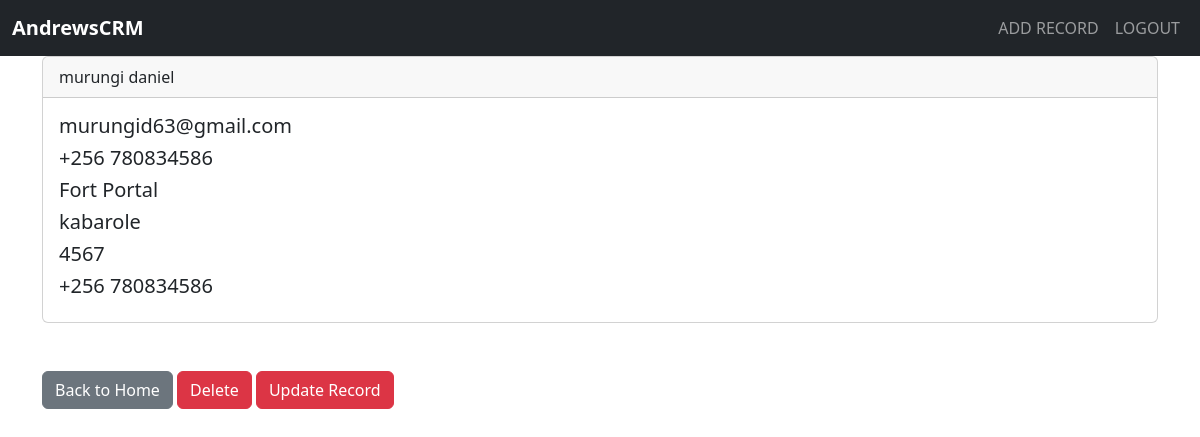
The page /record/1 (signed in) on the database its author committed.
### website/models.py (models this page shows, shortened)
class Record(models.Model):
    created_at = models.DateTimeField(auto_now_add=True)
    first_name = models.CharField(max_length=50)
    last_name = models.CharField(max_length=50)
    email = models.EmailField(max_length=50, default="andrewscrm@gmail.com")
    phone = models.CharField(max_length=50, default="+256 7*********")
    city = models.CharField(max_length=50)
    state = models.CharField(max_length=50)
    zipcode = models.CharField(max_length=20)

### website/views.py (the view)
# urls.py: path("record/<int:pk>",views.customer_record,name="record"),
def  customer_record(request,pk):
    if request.user.is_authenticated:
        customer_record = Record.objects.get(id=pk)
        return render(request,'record.html',{'customer_record':customer_record})
    else:
        messages.success(request,"You must be logged in to view that page")
        return redirect('home')

### website/templates/record.html
{% extends 'base.html' %}
{% block content%}
<div class="card">
  <div class="card-header">
    {{ customer_record.first_name }}
    {{ customer_record.last_name }}
  </div>
  <div class="card-body">
    <h5 class="card-title">
                {{ customer_record.email }} </h5>
                <h5 class="card-title">{{ customer_record.phone }}</h5>
                 <h5 class="card-title">{{ customer_record.city }}</h5>
                 <h5 class="card-title">{{ customer_record.state }}</h5>
                 <h5 class="card-title">{{ customer_record.zipcode }}</h5>
                 <h5 class="card-title">{{ customer_record.phone }}</h5>
  </div>
</div>
<br/><br/>
<a href="{% url 'home' %}" class="btn btn-secondary">Back to Home</a>
<a href="{% url 'delete_record' customer_record.id %}" class="btn btn-danger">Delete</a>
<a href="{% url 'update_record' customer_record.id %}" class="btn btn-danger">Update Record</a>
{% endblock%}

### rows shown on the page
Record: first_name "murungi", last_name "daniel", email "murungid63@gmail.com", phone "+256 780834586", city "Fort Portal", state "kabarole", zipcode "4567"
